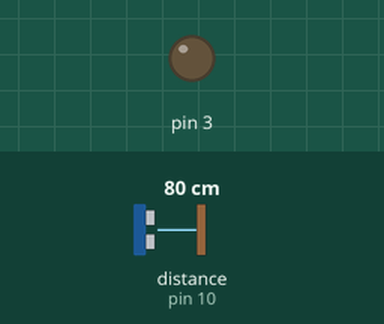
The sketch below on a simulated Arduino Uno, built with avr-gcc and run on an emulated ATmega328P. Parts: output pins drawn as LEDs (lit = HIGH). Wiring (inferred from the names in the program): ultrasonic range finder: trigger pin 9; echo pin 10. The inputs (shaded band) are chosen by the test bench; at power-on: distance to the obstacle (sensor on pin 10) 80 cm. The echo pulse lasts 58.3 µs per cm; pins used as bus, display or sensor lines are not drawn.

Above: at 1.2 s.
1.3 s: distance to the obstacle (sensor on pin 10) set to 7 cm
2.8 s: distance to the obstacle (sensor on pin 10) set to 4 cm
At 3.3 s:
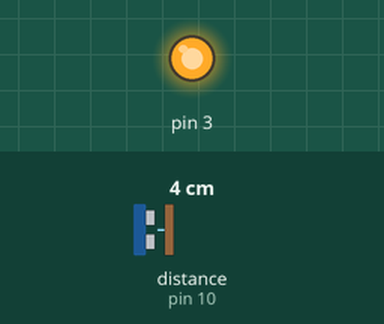
4.3 s: distance to the obstacle (sensor on pin 10) set to 9 cm
At 5.5 s:
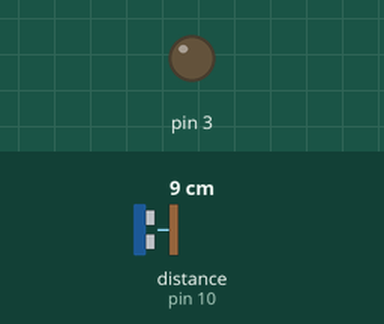
5.8 s: distance to the obstacle (sensor on pin 10) set to 2 cm
At 6.8 s:
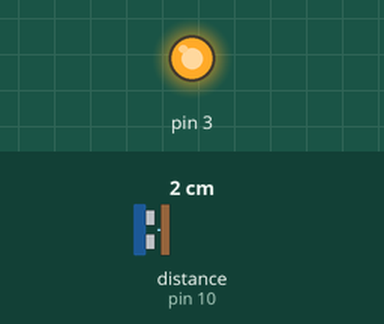
Timing chart, 0 to 8.3 s (numbered marks = the images above; inputs shaded):
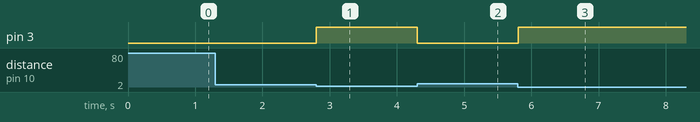

The sketch:

WaterManagement.ino
```cpp
const int trigger=9;
const int echo=10;

long duration;
int distance;

void setup(){
  // Serial.begin(9600);
  pinMode(3,OUTPUT);
  pinMode(trigger,OUTPUT);
  pinMode(echo,INPUT);
}
void loop() {
  digitalWrite(trigger,LOW);
  delayMicroseconds(2);

  digitalWrite(trigger,HIGH);
  delayMicroseconds(10);

  digitalWrite(trigger,LOW);

  duration=pulseIn(echo,HIGH);
  distance=duration*0.034/2;

  if(distance>=5){
    digitalWrite(3,LOW);
  }
  else{
    digitalWrite(3,HIGH);
  }
  // Serial.print("Distance: ");
  // Serial.println(distance);
}
```

Measured:
- the behaviour switches between 6 and 5 cm on distance to the obstacle (sensor on pin 10) (found by bisection; images 0 and 1)
- after the input at 1.3 s, every drawn part: stays the same
- after the input at 2.8 s, pin 3: LOW → HIGH at once
- after the input at 4.3 s, pin 3: HIGH → LOW at once
- after the input at 5.8 s, pin 3: LOW → HIGH at once
